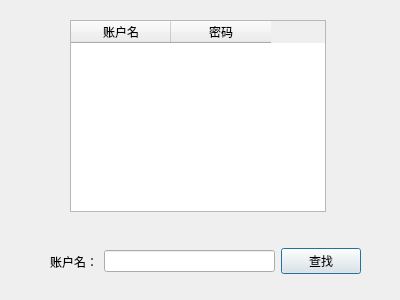
<?xml version="1.0" encoding="UTF-8"?>
<ui version="4.0">
 <class>Dialog_find_admin</class>
 <widget class="QDialog" name="Dialog_find_admin">
  <property name="geometry">
   <rect>
    <x>0</x>
    <y>0</y>
    <width>400</width>
    <height>300</height>
   </rect>
  </property>
  <property name="windowTitle">
   <string>Dialog</string>
  </property>
  <widget class="QTableWidget" name="tableWidget_show_find_result">
   <property name="geometry">
    <rect>
     <x>70</x>
     <y>20</y>
     <width>256</width>
     <height>192</height>
    </rect>
   </property>
   <column>
    <property name="text">
     <string>账户名</string>
    </property>
   </column>
   <column>
    <property name="text">
     <string>密码</string>
    </property>
   </column>
  </widget>
  <widget class="QWidget" name="widget" native="true">
   <property name="geometry">
    <rect>
     <x>50</x>
     <y>240</y>
     <width>311</width>
     <height>43</height>
    </rect>
   </property>
   <layout class="QHBoxLayout" name="horizontalLayout">
    <item>
     <widget class="QLabel" name="label">
      <property name="text">
       <string>账户名：</string>
      </property>
     </widget>
    </item>
    <item>
     <widget class="QLineEdit" name="lineEdit"/>
    </item>
    <item>
     <widget class="QPushButton" name="pushButton_find">
      <property name="text">
       <string>查找</string>
      </property>
     </widget>
    </item>
   </layout>
  </widget>
 </widget>
 <resources/>
 <connections/>
</ui>
